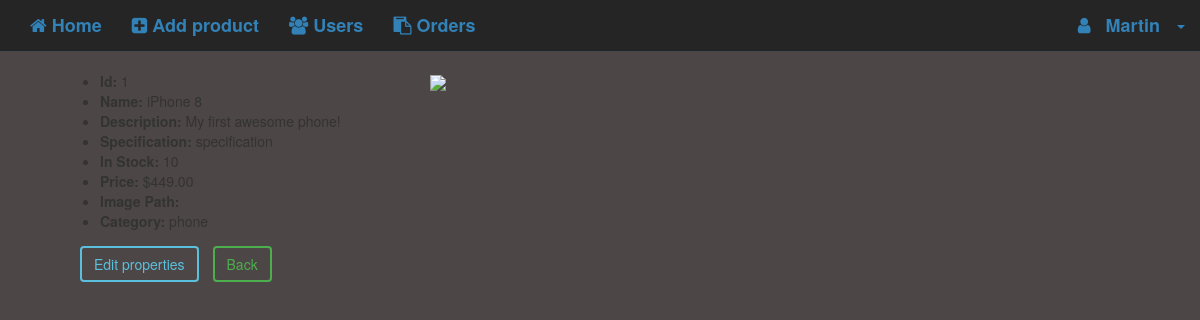
Page /admin/products/admin_product.php?id=1 (signed in) on the committed database.
### tables this page shows
CREATE TABLE `products` (
  `product_id` bigint(10) UNSIGNED NOT NULL,
  `product_name` text NOT NULL,
  `specification` text NOT NULL,
  `description` text NOT NULL,
  `price` int(11) NOT NULL,
  `quantity` int(11) NOT NULL,
  `image` text DEFAULT NULL,
  `category` text NOT NULL
);

### admin/products/admin_product.php (called while the page is built, shortened)
<?php
include_once "../admin_header.php";
include_once "admin_one_product_template.php";
include_once "../../footer.php";

### database/AbstractDao.php (called while the page is built, shortened)
<?php
abstract class AbstractDao
{
    private $host = "localhost";
    private $db_name = "ecom";
    private $username = "root";
    private $password = "";
    public function getConnection(){
        $this->conn = null;
        try{
            $this->conn = new PDO("mysql:host=" . $this->host . ";dbname=" . $this->db_name. ";charset=UTF8", $this->username, $this->password);
        }catch(PDOException $exception){
            echo "Connection error: " . $exception->getMessage();
        }
        return $this->conn;
    }
}

### services/SimpleServices/SimpleProductServices.php (called while the page is built, shortened)
<?php
include_once __DIR__ . "/../../database/Dao/DatabaseProductDao.php";
class SimpleProductServices implements ProductServices
{
    private $productDao;
    public function __construct()
    {
        $this->productDao = new DatabaseProductDao();
    }
    public function ReadOne($product_id)
    {
        return $this->productDao->GetOneById($product_id);
    }
}

### database/Dao/DatabaseProductDao.php (called while the page is built, shortened)
<?php
include_once __DIR__ . "/../../database/AbstractDao.php";
include_once __DIR__ . "/../../objects/product.php";
class DatabaseProductDao extends AbstractDao implements ProductDao
{
    public $conn;
    public function __construct()
    {
        $this->conn = parent::getConnection();
    }
    public function GetOneById($product_id)
    {
        try {
            $sql = "SELECT product_id, product_name, specification, description,
                           price, quantity, image, category FROM products WHERE product_id = ?";
            $row = $this->conn->prepare($sql);
            $row->bindParam(1, $product_id, PDO::PARAM_INT);
            $row->execute();
            while ($temp = $row->fetch()) {
                return $this->FetchProduct($temp);
            }
        } catch (PDOException $pe) {
            die("Could not connect to the Database! " . $pe->getMessage());
        }
        return null;
    }
    private function FetchProduct($row)
    {
        return new Product($row["product_id"], $row["product_name"],$row["specification"],
            $row["description"], $row["price"], $row["quantity"], $row["image"], $row["category"]);
    }
}

### objects/product.php (called while the page is built, shortened)
<?php
class product {
    private $id;
    private $name;
    private $specification;
    private $description;
    private $price;
    private $quantity;
    private $image;
    private $category;
    public function __construct($id, $name, $specification, $description,
                                $price, $quantity, $image, $category)
    {
        $this->id = $id;
        $this->name = $name;
        $this->specification = $specification;
        $this->description = $description;
        $this->price = $price;
        $this->quantity = $quantity;
        $this->image = $image;
        $this->category = $category;
    }
    public function getId()
    {
        return $this->id;
    }
    public function getName()
    {
        return $this->name;
    }
    public function getSpecification()
    {
        return $this->specification;
    }
    public function getDescription()
    {
        return $this->description;
    }
    public function getPrice()
    {
        return $this->price;
    }
    public function getQuantity()
    {
        return $this->quantity;
    }
    public function getImage()
    {
        return $this->image;
    }
    public function getCategory()
    {
        return $this->category;
    }
}

### admin/products/admin_one_product_template.php (the view, shortened to what this page needs)
<?php
include "../../services/simpleServices/SimpleProductServices.php";
$services = new SimpleProductServices();
$id = htmlspecialchars($_GET["id"]);
$product = $services->ReadOne($id);
?>
    <div class="container-fluid list-border-background">
        <div class="col-md-4 ">
            <ul>
                <li><strong>Id: </strong><?= $product->getId() ?></li>
                <li><strong>Name: </strong><?= $product->getName() ?></li>
                <li><strong>Description: </strong><?= $product->getDescription() ?></li>
                <li><strong>Specification: </strong><?= $product->getSpecification() ?></li>
                <li><strong>In Stock: </strong><?= $product->getQuantity() ?></li>
                <li><strong>Price: </strong>$<?= $product->getPrice() ?>.00</li>
                <li><strong>Image Path: </strong><?= $product->getImage() ?></li>
                <li><strong>Category: </strong><?= $product->getCategory() ?></li>
            </ul>
            <div class="col-md-12">
                <a href="edit_product.php?id=<?= $id ?>" type="button" class=" btn btn-labeled btn-info">
                    <span class="btn-label"></span>Edit properties</a>
                <a href="../index.php?id=<?= $id ?>" type="button" class=" btn btn-labeled btn-success">
                    <span class="btn-label"></span>Back</a>
            </div>
        </div>
        <div class="col-md-4">
            <img onerror="this.src='../../uploads/default.jpg'" src='../../<?= $product->getImage() ?>'
                 style='width:300px; height:auto'/>
        </div>
    </div>

### rows in the picture
products: product_id "1", product_name "iPhone 8", description "My first awesome phone!", specification "specification", quantity "10", price "449", category "phone"

### other values in the picture
$_SESSION['firstname'] "Martin"
